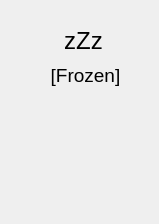
<?xml version="1.0" encoding="UTF-8"?>
<ui version="4.0">
 <class>CardWidget</class>
 <widget class="QWidget" name="CardWidget">
  <property name="geometry">
   <rect>
    <x>0</x>
    <y>0</y>
    <width>159</width>
    <height>224</height>
   </rect>
  </property>
  <property name="sizePolicy">
   <sizepolicy hsizetype="Expanding" vsizetype="Expanding">
    <horstretch>0</horstretch>
    <verstretch>0</verstretch>
   </sizepolicy>
  </property>
  <property name="minimumSize">
   <size>
    <width>159</width>
    <height>224</height>
   </size>
  </property>
  <property name="maximumSize">
   <size>
    <width>159</width>
    <height>224</height>
   </size>
  </property>
  <property name="windowTitle">
   <string>Form</string>
  </property>
  <property name="windowOpacity">
   <double>1.000000000000000</double>
  </property>
  <property name="styleSheet">
   <string notr="true"/>
  </property>
  <widget class="QLabel" name="manaCost">
   <property name="geometry">
    <rect>
     <x>8</x>
     <y>8</y>
     <width>32</width>
     <height>32</height>
    </rect>
   </property>
   <property name="font">
    <font>
     <pointsize>16</pointsize>
     <weight>75</weight>
     <bold>true</bold>
     <stylestrategy>PreferDefault</stylestrategy>
    </font>
   </property>
   <property name="styleSheet">
    <string notr="true">color: rgb(255, 255, 255);</string>
   </property>
   <property name="text">
    <string/>
   </property>
   <property name="textFormat">
    <enum>Qt::PlainText</enum>
   </property>
   <property name="alignment">
    <set>Qt::AlignCenter</set>
   </property>
  </widget>
  <widget class="QLabel" name="hp">
   <property name="geometry">
    <rect>
     <x>128</x>
     <y>190</y>
     <width>32</width>
     <height>32</height>
    </rect>
   </property>
   <property name="font">
    <font>
     <pointsize>16</pointsize>
     <weight>75</weight>
     <bold>true</bold>
     <stylestrategy>PreferDefault</stylestrategy>
    </font>
   </property>
   <property name="styleSheet">
    <string notr="true">color: white</string>
   </property>
   <property name="text">
    <string/>
   </property>
   <property name="alignment">
    <set>Qt::AlignCenter</set>
   </property>
  </widget>
  <widget class="QLabel" name="atk">
   <property name="geometry">
    <rect>
     <x>10</x>
     <y>190</y>
     <width>31</width>
     <height>31</height>
    </rect>
   </property>
   <property name="font">
    <font>
     <pointsize>16</pointsize>
     <weight>75</weight>
     <bold>true</bold>
     <stylestrategy>PreferDefault</stylestrategy>
    </font>
   </property>
   <property name="styleSheet">
    <string notr="true">color: rgb(255, 255, 255);</string>
   </property>
   <property name="text">
    <string/>
   </property>
   <property name="alignment">
    <set>Qt::AlignCenter</set>
   </property>
  </widget>
  <widget class="QScrollArea" name="scrollArea">
   <property name="geometry">
    <rect>
     <x>30</x>
     <y>150</y>
     <width>111</width>
     <height>41</height>
    </rect>
   </property>
   <property name="maximumSize">
    <size>
     <width>111</width>
     <height>16777215</height>
    </size>
   </property>
   <property name="autoFillBackground">
    <bool>false</bool>
   </property>
   <property name="styleSheet">
    <string notr="true">background-image: url();
background-color: rgba(0, 0, 0, 0);</string>
   </property>
   <property name="frameShape">
    <enum>QFrame::NoFrame</enum>
   </property>
   <property name="lineWidth">
    <number>0</number>
   </property>
   <property name="verticalScrollBarPolicy">
    <enum>Qt::ScrollBarAsNeeded</enum>
   </property>
   <property name="horizontalScrollBarPolicy">
    <enum>Qt::ScrollBarAlwaysOff</enum>
   </property>
   <property name="sizeAdjustPolicy">
    <enum>QAbstractScrollArea::AdjustIgnored</enum>
   </property>
   <property name="widgetResizable">
    <bool>true</bool>
   </property>
   <property name="alignment">
    <set>Qt::AlignHCenter|Qt::AlignTop</set>
   </property>
   <widget class="QWidget" name="scrollAreaWidgetContents">
    <property name="geometry">
     <rect>
      <x>0</x>
      <y>0</y>
      <width>111</width>
      <height>41</height>
     </rect>
    </property>
    <property name="sizePolicy">
     <sizepolicy hsizetype="Preferred" vsizetype="Preferred">
      <horstretch>0</horstretch>
      <verstretch>0</verstretch>
     </sizepolicy>
    </property>
    <property name="minimumSize">
     <size>
      <width>0</width>
      <height>0</height>
     </size>
    </property>
    <property name="maximumSize">
     <size>
      <width>16777215</width>
      <height>16777215</height>
     </size>
    </property>
    <property name="layoutDirection">
     <enum>Qt::LeftToRight</enum>
    </property>
    <layout class="QVBoxLayout" name="verticalLayout">
     <property name="spacing">
      <number>2</number>
     </property>
     <property name="sizeConstraint">
      <enum>QLayout::SetDefaultConstraint</enum>
     </property>
     <property name="leftMargin">
      <number>2</number>
     </property>
     <property name="topMargin">
      <number>2</number>
     </property>
     <property name="rightMargin">
      <number>2</number>
     </property>
     <property name="bottomMargin">
      <number>2</number>
     </property>
     <item>
      <widget class="QLabel" name="desc">
       <property name="sizePolicy">
        <sizepolicy hsizetype="Preferred" vsizetype="Preferred">
         <horstretch>0</horstretch>
         <verstretch>0</verstretch>
        </sizepolicy>
       </property>
       <property name="sizeIncrement">
        <size>
         <width>0</width>
         <height>0</height>
        </size>
       </property>
       <property name="text">
        <string/>
       </property>
       <property name="scaledContents">
        <bool>false</bool>
       </property>
       <property name="alignment">
        <set>Qt::AlignHCenter|Qt::AlignTop</set>
       </property>
       <property name="wordWrap">
        <bool>true</bool>
       </property>
      </widget>
     </item>
    </layout>
   </widget>
  </widget>
  <widget class="QLabel" name="name">
   <property name="geometry">
    <rect>
     <x>20</x>
     <y>110</y>
     <width>131</width>
     <height>21</height>
    </rect>
   </property>
   <property name="font">
    <font>
     <pointsize>12</pointsize>
     <weight>75</weight>
     <bold>true</bold>
    </font>
   </property>
   <property name="styleSheet">
    <string notr="true">color: rgb(255, 255, 255);
background-image: url();</string>
   </property>
   <property name="text">
    <string/>
   </property>
   <property name="alignment">
    <set>Qt::AlignCenter</set>
   </property>
  </widget>
  <widget class="QLabel" name="back">
   <property name="geometry">
    <rect>
     <x>0</x>
     <y>0</y>
     <width>159</width>
     <height>224</height>
    </rect>
   </property>
   <property name="styleSheet">
    <string notr="true"/>
   </property>
   <property name="text">
    <string/>
   </property>
   <property name="pixmap">
    <pixmap resource="../../res/res.qrc">:/img/emptyCard.png</pixmap>
   </property>
  </widget>
  <widget class="QLabel" name="type">
   <property name="geometry">
    <rect>
     <x>40</x>
     <y>200</y>
     <width>91</width>
     <height>20</height>
    </rect>
   </property>
   <property name="font">
    <font>
     <weight>75</weight>
     <bold>true</bold>
    </font>
   </property>
   <property name="styleSheet">
    <string notr="true">color: white</string>
   </property>
   <property name="text">
    <string/>
   </property>
   <property name="alignment">
    <set>Qt::AlignCenter</set>
   </property>
  </widget>
  <widget class="QLabel" name="hasAttacked">
   <property name="geometry">
    <rect>
     <x>60</x>
     <y>30</y>
     <width>47</width>
     <height>21</height>
    </rect>
   </property>
   <property name="font">
    <font>
     <pointsize>18</pointsize>
    </font>
   </property>
   <property name="text">
    <string>zZz</string>
   </property>
   <property name="alignment">
    <set>Qt::AlignCenter</set>
   </property>
  </widget>
  <widget class="QLabel" name="isFrozen">
   <property name="geometry">
    <rect>
     <x>50</x>
     <y>60</y>
     <width>71</width>
     <height>31</height>
    </rect>
   </property>
   <property name="font">
    <font>
     <pointsize>14</pointsize>
    </font>
   </property>
   <property name="text">
    <string>[Frozen]</string>
   </property>
   <property name="alignment">
    <set>Qt::AlignCenter</set>
   </property>
  </widget>
  <zorder>back</zorder>
  <zorder>manaCost</zorder>
  <zorder>hp</zorder>
  <zorder>atk</zorder>
  <zorder>scrollArea</zorder>
  <zorder>name</zorder>
  <zorder>type</zorder>
  <zorder>hasAttacked</zorder>
  <zorder>isFrozen</zorder>
 </widget>
 <resources>
  <include location="../../res/res.qrc"/>
 </resources>
 <connections/>
</ui>
